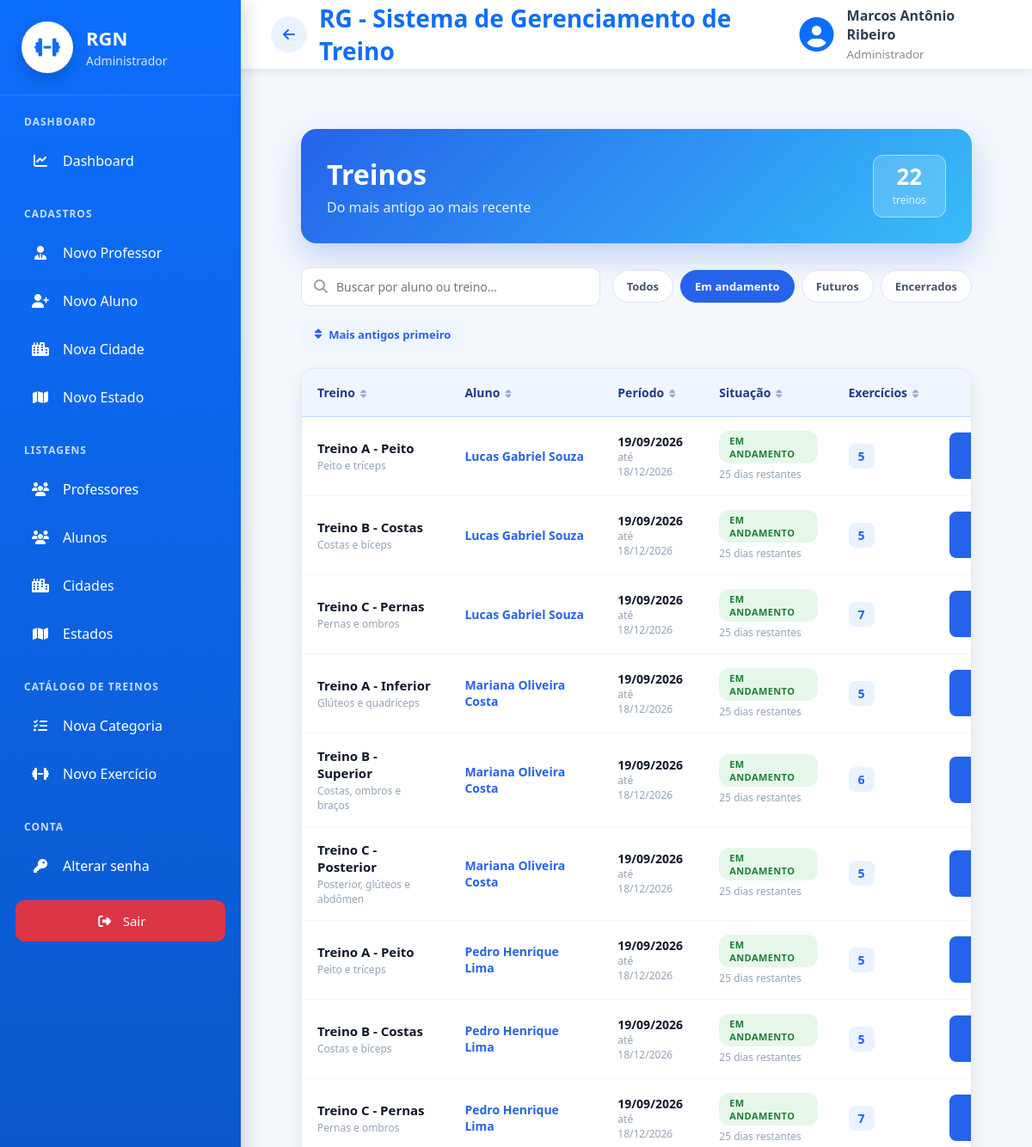
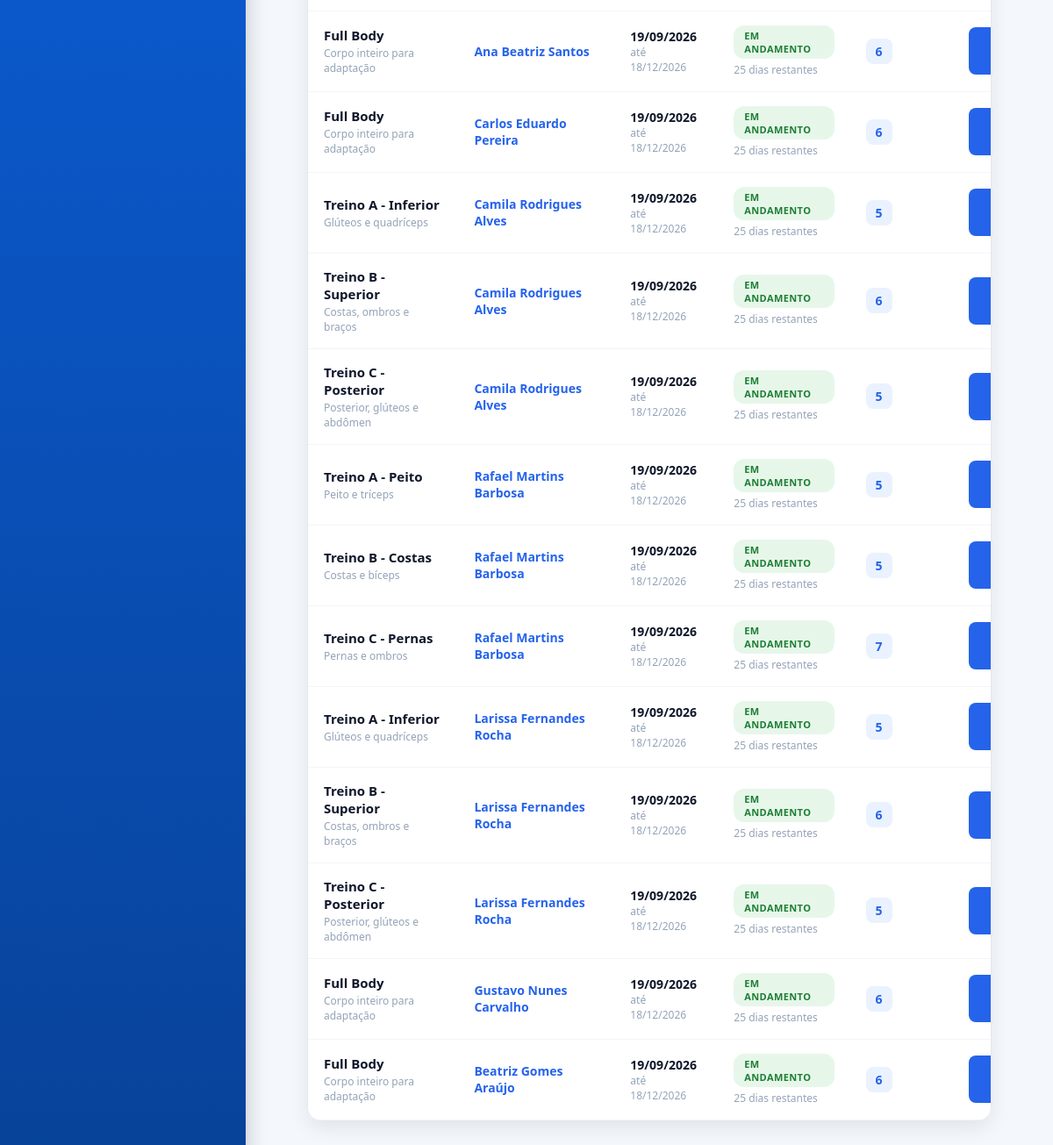
Before: /exercicios/listar/treino/?situacao=andamento&q=&ordem=antigos (signed in) with the older database file (2 pictures, top to bottom).
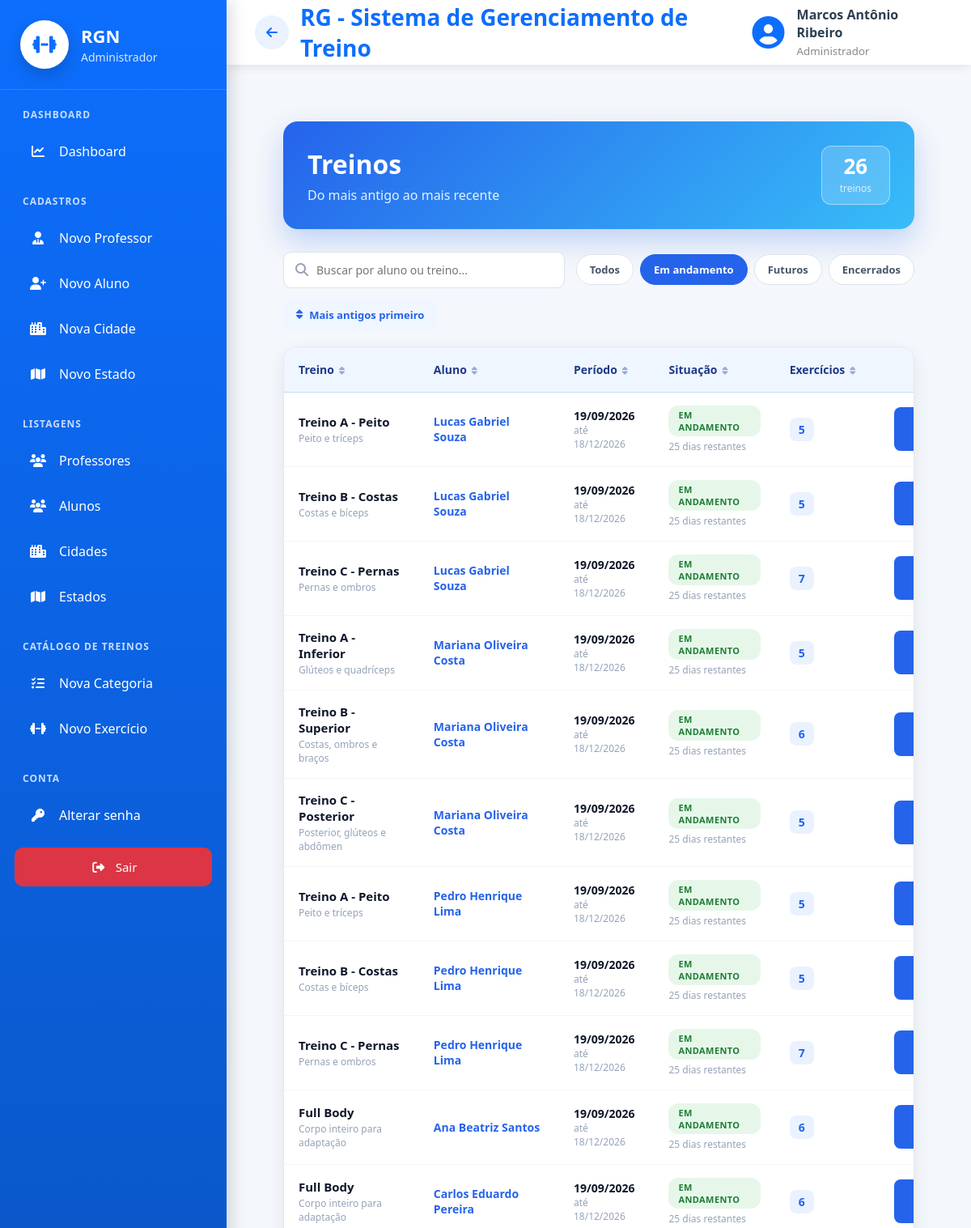
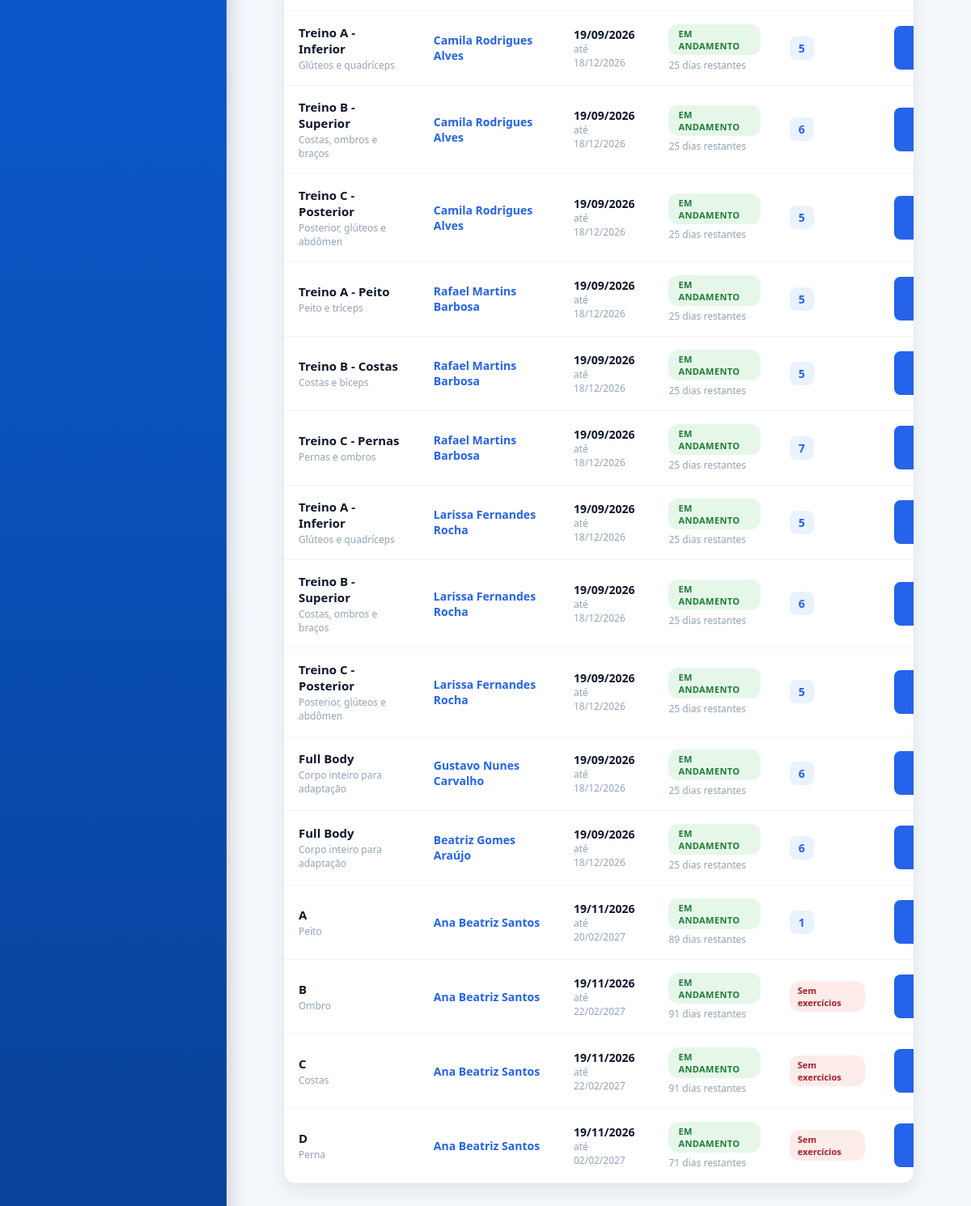
After: the same page with the newer database file (2 pictures, top to bottom).
### cadastros/models.py (models this page shows, shortened)
class Auditoria(models.Model):
    cadastrado_em = models.DateTimeField(auto_now_add=True, verbose_name="Cadastrado em")
    atualizado_em = models.DateTimeField(auto_now=True, verbose_name="Atualizado em")
    class Meta:
        abstract = True

class Pessoa(Auditoria):
    TIPO_CHOICES = [
        ('ALUNO', 'Aluno'),
        ('PROFESSOR', 'Professor'),
        ('ADMINISTRADOR', 'Administrador')
    ]
    SEXO_CHOICES = [
        ('M', 'Masculino'),
        ('F', 'Feminino'),
        ('O', 'Outro'),
    ]
    NIVEL_CHOICES = [
        (1, 'Iniciante'),
        (2, 'Intermediário'),
        (3, 'Avançado'),
    ]
    tipo = models.CharField(max_length=20, choices=TIPO_CHOICES, verbose_name="Tipo de Pessoa")
    nome = models.CharField(max_length=50, verbose_name="Nome")
    data_nascimento = models.DateField(verbose_name="Data de nascimento",null=True,blank=True,validators=[validar_data_nascimento],)
    cpf = models.CharField(max_length=11, unique=True, verbose_name="CPF")
    telefone = models.CharField(max_length=15, verbose_name="Telefone")
    objetivo = models.TextField(verbose_name="Objetivo", null=True, blank=True)
    sexo = models.CharField(max_length=20, choices=SEXO_CHOICES, verbose_name="Sexo", null=True, blank=True)
    nivel = models.IntegerField(choices=NIVEL_CHOICES, verbose_name="Nível", null=True, blank=True)
    cidade = models.ForeignKey(Cidade, on_delete=models.PROTECT)
    professor = models.ForeignKey("self", on_delete=models.PROTECT, related_name="alunos", limit_choices_to={"tipo": "PROFESSOR"}, null=True, blank=True)
    usuario = models.OneToOneField("auth.User", on_delete=models.CASCADE, related_name="pessoa_usuario")
    precisa_trocar_senha = models.BooleanField(default=False, verbose_name="Precisa trocar a senha")

### exercicio/models.py (models this page shows, shortened)
class Treino(Auditoria):
    aluno = models.ForeignKey(Pessoa, on_delete=models.PROTECT, related_name="Treinos")
    nome_treino = models.CharField(max_length=20, verbose_name="Nome do Treino")
    data_inicio = models.DateField(verbose_name="Data de Inicio")
    data_fim = models.DateField(verbose_name="Data de Encerramento")
    descricao = models.CharField(max_length=100, verbose_name="Descrição")
    cadastrado_por = models.ForeignKey(Pessoa, on_delete=models.PROTECT)
    @property
    def situacao(self):
        hoje = timezone.localdate()
        if self.data_fim < hoje:
            return 'encerrado'
        if self.data_inicio > hoje:
            return 'futuro'
        return 'andamento'
    @property
    def dias_restantes(self):
        return (self.data_fim - timezone.localdate()).days

### exercicio/views.py (the view)
# urls.py: path('listar/treino/', TreinoList.as_view(), name="listar-treino"),
class TreinoList(LoginRequiredMixin, GroupRequiredMixin, ListView):
    model = Treino
    template_name = 'listar_treino.html'
    context_object_name = 'treinos'
    group_required = ["Professor", "Administrador", "Aluno"]
    def get_queryset(self):
        hoje = timezone.localdate()
        qs = Treino.objects.filter(
            aluno__in=alunos_do_usuario(self.request.user)
        ).select_related('aluno').annotate(
            qtd_exercicios=Count('exercicio_do_treino')
        )
        busca = self.request.GET.get('q', '').strip()
        if busca:
            qs = qs.filter(
                Q(nome_treino__icontains=busca) | Q(aluno__nome__icontains=busca)
            )
        situacao = self.request.GET.get('situacao', '')
        if situacao == 'andamento':
            qs = qs.filter(data_inicio__lte=hoje, data_fim__gte=hoje)
        elif situacao == 'futuros':
            qs = qs.filter(data_inicio__gt=hoje)
        elif situacao == 'encerrados':
            qs = qs.filter(data_fim__lt=hoje)
        if self.request.GET.get('ordem') == 'antigos':
            return qs.order_by('data_inicio', 'id')
        return qs.order_by('-data_inicio', '-id')
    def get_context_data(self, **kwargs):
        context = super().get_context_data(**kwargs)
        context['busca'] = self.request.GET.get('q', '')
        context['situacao'] = self.request.GET.get('situacao', '')
        context['ordem'] = self.request.GET.get('ordem', 'recentes')
        return context

### exercicio/templates/listar_treino.html (shortened to what this page needs)
{% extends 'modelo.html' %}
{% load static %}
{% block css %}
<link rel="stylesheet" href="{% static 'css/paginas/modelo.css' %}">
<link rel="stylesheet" href="{% static 'css/exercicio/detalhe_treino.css' %}">
<link rel="stylesheet" href="{% static 'css/exercicio/listar_treino.css' %}">
{% endblock %}
{% block main %}
<div class="list-container">
    <div class="list-header">
        <div>
            <h2>Treinos</h2>
            <p>
                {% if ordem == 'antigos' %}
                Do mais antigo ao mais recente
                {% else %}
                Do mais recente ao mais antigo
                {% endif %}
            </p>
        </div>
        <div class="header-total">
            <strong>{{ treinos|length }}</strong>
            <span>treino{{ treinos|length|pluralize }}</span>
        </div>
    </div>
    <div class="toolbar">
        <form method="get" class="toolbar-busca">
            <i class="fas fa-search"></i>
            <input type="text" name="q" value="{{ busca }}" placeholder="Buscar por aluno ou treino...">
        </form>
        <div class="chips">
            <a href="?q={{ busca|urlencode }}&ordem={{ ordem }}"
                class="chip{% if not situacao %} ativo{% endif %}">Todos</a>
            <a href="?situacao=andamento&q={{ busca|urlencode }}&ordem={{ ordem }}"
                class="chip{% if situacao == 'andamento' %} ativo{% endif %}">Em andamento</a>
            <a href="?situacao=futuros&q={{ busca|urlencode }}&ordem={{ ordem }}"
                class="chip{% if situacao == 'futuros' %} ativo{% endif %}">Futuros</a>
            <a href="?situacao=encerrados&q={{ busca|urlencode }}&ordem={{ ordem }}"
                class="chip{% if situacao == 'encerrados' %} ativo{% endif %}">Encerrados</a>
        </div>
        <a href="?situacao={{ situacao }}&q={{ busca|urlencode }}&ordem={% if ordem == 'antigos' %}recentes{% else %}antigos{% endif %}"
            class="btn-ordem">
            <i class="fas fa-sort"></i>
            {% if ordem == 'antigos' %}Mais antigos primeiro{% else %}Mais recentes primeiro{% endif %}
        </a>
    </div>
    <div class="table-container">
        <table class="tabela-treinos" data-ordenavel>
            <thead>
                <tr>
                    <th>Treino</th>
                    <th>Aluno</th>
                    <th>Período</th>
                    <th>Situação</th>
                    <th>Exercícios</th>
                    <th></th>
                </tr>
            </thead>
            <tbody>
                {% for treino in treinos %}
                <tr>
                    <td>
                        <strong>{{ treino.nome_treino }}</strong>
                        {% if treino.descricao %}
                        <span class="descricao">{{ treino.descricao }}</span>
                        {% endif %}
                    </td>
                    <td>
                        {% if is_aluno %}{{ treino.aluno.nome }}
                        {% else %}
                        <a href="{% url 'detalhe-aluno' treino.aluno.pk %}" class="link-aluno">{{ treino.aluno.nome}}</a>
                        {% endif %}
                    </td>
                    <td>
                        <span class="periodo">{{ treino.data_inicio|date:"d/m/Y" }}</span>
                        <span class="periodo-ate">até {{ treino.data_fim|date:"d/m/Y" }}</span>
                    </td>
                    <td>
                        {% if treino.situacao == 'andamento' %}
                        <span class="badge-situacao andamento">Em andamento</span>
                        <small class="situacao-info">
                            {% with d=treino.dias_restantes %}
                            {% if d == 0 %}
                            termina hoje
                            {% else %}
                            {{ d }} dia{{ d|pluralize }} restante{{ d|pluralize }}
                            {% endif %}
                            {% endwith %}
                        </small>
                        {% elif treino.situacao == 'futuro' %}
                        <span class="badge-situacao futuro">Futuro</span>
                        <small class="situacao-info">ainda não começou</small>
                        {% elif treino.situacao == 'encerrado' %}
                        <span class="badge-situacao encerrado">Encerrado</span>
                        {% endif %}
                    </td>
                    <td>
                        {% if treino.qtd_exercicios %}
                        <span class="qtd-exercicios">{{ treino.qtd_exercicios }}</span>
                        {% else %}
                        <span class="badge-vazio">Sem exercícios</span>
                        {% endif %}
                    </td>
                    <td class="acoes-celula">
                        <a href="{% url 'detalhe-treino' treino.pk %}" class="btn-ver">
                        </a>
                    </td>
                </tr>
                {% empty %}
                <tr>
                    <td colspan="6" class="sem-registro">
                        Nenhum treino encontrado.
                    </td>
                </tr>
                {% endfor %}
            </tbody>
        </table>
    </div>
</div>
{% endblock %}

### paginas/templates/modelo.html (shortened to what this page needs)
{% load static %}
<!DOCTYPE html>
<html lang="pt-br">
<head>
    <link rel="stylesheet" href="{% static 'css/paginas/modelo.css' %}">
    <link rel="stylesheet" href="{% static 'css/paginas/menu.css' %}">
    <link rel="stylesheet" href="{% static 'css/paginas/dashboard/dashboard_admin.css' %}">
    <link rel="stylesheet" href="{% static 'css/paginas/dashboard/dashboard_aluno.css' %}">
    <link rel="stylesheet" href="{% static 'css/paginas/dashboard/dashboard_professor.css' %}">
    <link rel="stylesheet" href="https://cdnjs.cloudflare.com/ajax/libs/font-awesome/6.7.2/css/all.min.css">
    <link rel="stylesheet" href="{% static 'css/global/ordenar_tabela.css' %}">
    <link rel="stylesheet" href="{% static 'css/global/acoes_dropdown.css' %}">
    <link rel="stylesheet" href="{% static 'css/global/kpi_cards.css' %}">
    {% block css %}
    {% endblock %}
</head>
<body>
    <div class="layout">
        {% if request.user.is_authenticated %}
        {% if is_admin %}
        {% include 'menus/menu_admin.html' %}
        {% elif is_professor %}
        {% include 'menus/menu_professor.html' %}
        {% elif is_aluno %}
        {% include 'menus/menu_aluno.html' %}
        {% endif %}
        {% endif %}
        <div class="main-area">
            <header class="topbar">
                <div class="titulo">
                    {% if request.user.is_authenticated %}
                    {% if request.resolver_match.url_name != 'inicio' %}
                    <a href="{% url 'inicio' %}" id="btn-voltar" class="btn-voltar-topo" title="Voltar">
                        <i class="fas fa-arrow-left"></i>
                    </a>
                    {% endif %}
                    {% endif %}
                    <h2>
                        {% block titulo %}
                        RG - Sistema de Gerenciamento de Treino
                        {% endblock %}
                    </h2>
                </div>
                {% if request.user.is_authenticated %}
                <div class="usuario">
                    <i class="fas fa-circle-user"></i>
                    <div>
                        <strong>
                            {{ request.user.pessoa_usuario.nome }}
                        </strong>
                        <small>
                            {% if is_admin %}
                            Administrador
                            {% elif is_professor %}
                            Professor
                            {% elif is_aluno %}
                            Aluno
                            {% endif %}
                        </small>
                    </div>
                </div>
                {% endif %}
            </header>
            <main class="conteudo">
                {% block main %}
                {% endblock %}
            </main>
        </div>
    </div>
</body>
</html>

### paginas/templates/menus/menu_admin.html (shortened to what this page needs)
{% load static %}
<aside class="aside-menu">
    <a href="{% url 'inicio' %}" class="logo" title="Ir para o Dashboard">
        <div class="logo-icon">
            <i class="fas fa-dumbbell"></i>
        </div>
        <div class="logo-text">
            <h2>RGN</h2>
            <span>Administrador</span>
        </div>
    </a>
    <nav>
        <div class="menu-section">
            <h4>Dashboard</h4>
            <a href="{% url 'inicio' %}">
                <i class="fas fa-chart-line"></i>
                Dashboard
            </a>
        </div>
        <div class="menu-section">
            <h4>Cadastros</h4>
            <a href="{% url 'cadastrar-professor' %}">
                <i class="fas fa-user-tie"></i>
                Novo Professor
            </a>
            <a href="{% url 'cadastrar-aluno' %}">
                <i class="fas fa-user-plus"></i>
                Novo Aluno
            </a>
            <a href="{% url 'cadastrar-cidade' %}">
                <i class="fas fa-city"></i>
                Nova Cidade
            </a>
            <a href="{% url 'cadastrar-estado' %}">
                <i class="fas fa-map"></i>
                Novo Estado
            </a>
        </div>
        <div class="menu-section">
            <h4>Listagens</h4>
            <a href="{% url 'listar-professor' %}">
                <i class="fas fa-users"></i>
                Professores
            </a>
            <a href="{% url 'listar-aluno' %}">
                <i class="fas fa-users"></i>
                Alunos
            </a>
            <a href="{% url 'listar-cidade' %}">
                <i class="fas fa-city"></i>
                Cidades
            </a>
            <a href="{% url 'listar-estado' %}">
                <i class="fas fa-map"></i>
                Estados
            </a>
        </div>
        <div class="menu-section">
            <h4>Catálogo de Treinos</h4>
            <a href="{% url 'listar-categoria' %}">
                <i class="fas fa-list-check"></i>
                Nova Categoria
            </a>
            <a href="{% url 'cadastrar-exercicio' %}">
                <i class="fas fa-dumbbell"></i>
                Novo Exercício
            </a>
        </div>
        <div class="menu-section">
            <h4>Conta</h4>
            <a href="{% url 'alterar-senha' %}">
                <i class="fas fa-key"></i>
                Alterar senha
            </a>
            <form action="{% url 'logout' %}" method="POST">
                <button class="logout-button">
                    <i class="fas fa-right-from-bracket"></i>
                    Sair
                </button>
            </form>
        </div>
    </nav>
</aside>

### paginas/templates/_mascaras.html (shortened to what this page needs)
{% load static %}

Changed rows visible on the page:
added Treino: nome_treino "A", descricao "Peito", aluno.nome "Ana Beatriz Santos", data_inicio "19/11/2026", data_fim "20/02/2027", dias_restantes "89", qtd_exercicios "1"
added Treino: nome_treino "B", descricao "Ombro", aluno.nome "Ana Beatriz Santos", data_inicio "19/11/2026", data_fim "22/02/2027", dias_restantes "91", shows "Sem exercícios"
added Treino: nome_treino "C", descricao "Costas", aluno.nome "Ana Beatriz Santos", data_inicio "19/11/2026", data_fim "22/02/2027", dias_restantes "91", shows "Sem exercícios"
added Treino: nome_treino "D", descricao "Perna", aluno.nome "Ana Beatriz Santos", data_inicio "19/11/2026", data_fim "02/02/2027", dias_restantes "71", shows "Sem exercícios"
Other visible differences:
{{ treinos|length }}: "22" → "26"
